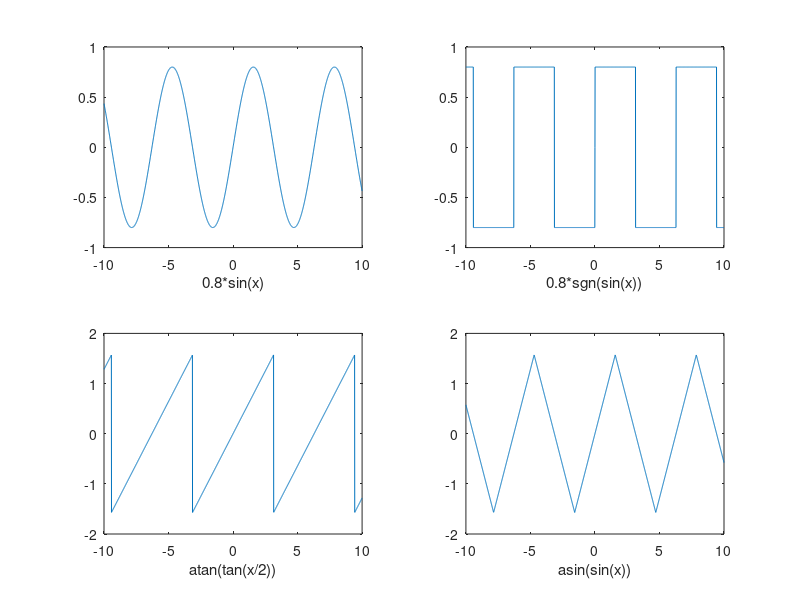

The MATLAB source for this figure:
x=-10:0.01:10;
subplot(2,2,1),plot(x,0.8*sin(x)),...
xlabel('0.8*sin(x)')
subplot(2,2,2),plot(x,0.8*sign(sin(x))),...
xlabel('0.8*sgn(sin(x))')
subplot(2,2,3),plot(x,atan(tan(x/2))),...
xlabel('atan(tan(x/2))')
subplot(2,2,4),plot(x,asin(sin(x))),...
xlabel('asin(sin(x))')
